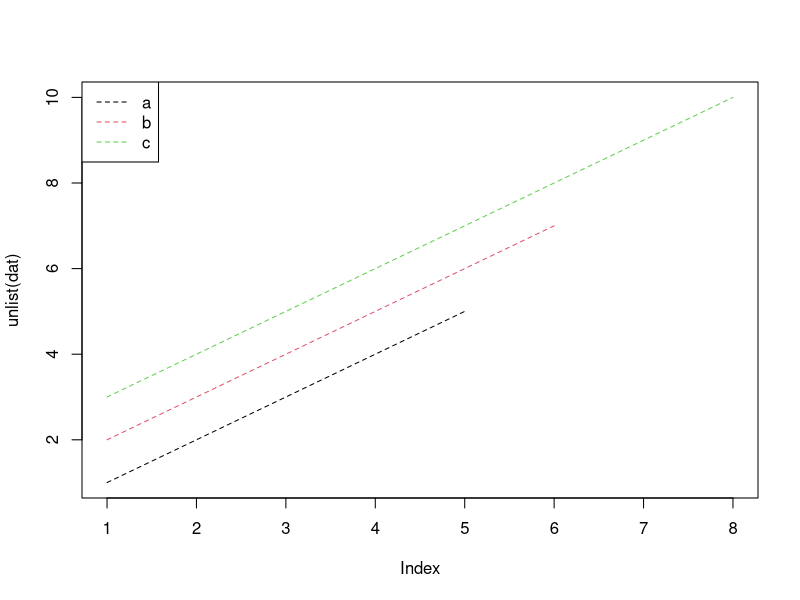

Generate this figure with R:
##########################################################################################################################################

#(주의) ->  순차적으로 코드를 실행하는 것을 권함!

#에러 발생 시 github Finance/R-Finance-Programming 경로에 issue를 남기면 확인

##########################################################################################################################################


### list를 plot하기.

## 데이터 구조 중 리스트의 그래프를 그림.

dat<-list(a=1:5, b=2:7, c=3:10)                                                              # dat라는 이름의 다음 list를 생성.
plot(unlist(dat), type="n", xlim=c(1,max(sapply(dat, length))))                              # 다음의 복잡한 명령이 한 줄에 표현.

mapply(lines, dat, col=seq_along(dat),lty=2)                                                 # lines함수를 이영하여 그래프를 그림.

legend("topleft", names(dat), lty = 2, col = seq_along(dat))                                 # seq_along은 인수의 길이에 해당하는 수열 생성.

dat

graphics.off()                                                                              # 그래프를 지워주는 함수.


############################################################결과값(print)#################################################################

# # # > dat<-list(a=1:5, b=2:7, c=3:10)                                                              # dat라는 이름의 다음 list를 생성.
# > plot(unlist(dat), type="n", xlim=c(1,max(sapply(dat, length))))                              # 다음의 복잡한 명령이 한 줄에 표현.
# > 
#   > mapply(lines, dat, col=seq_along(dat),lty=2)                                                 # lines함수를 이영하여 그래프를 그림.
# $a
# NULL
# 
# $b
# NULL
# 
# $c
# NULL
# 
# > 
#   > legend("topleft", names(dat), lty = 2, col = seq_along(dat))                                 # seq_along은 인수의 길이에 해당하는 수열 생성.
# > 
#   > dat
# $a
# [1] 1 2 3 4 5
# 
# $b
# [1] 2 3 4 5 6 7
# 
# $c
# [1]  3  4  5  6  7  8  9 10


##########################################################################################################################################